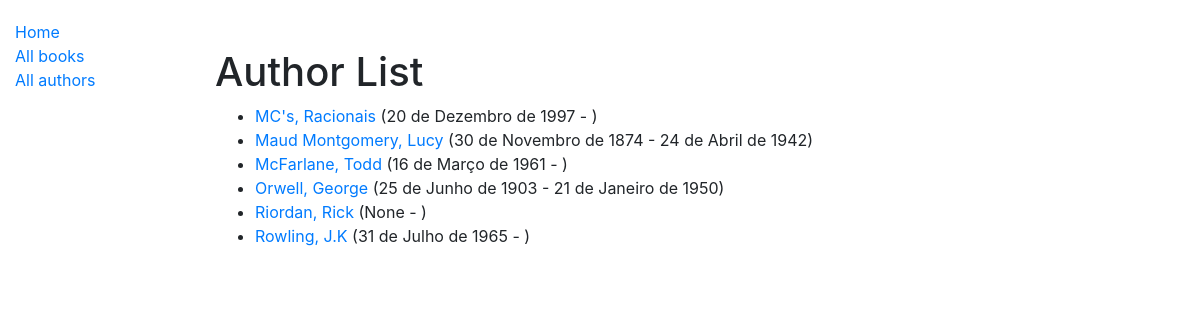
Screenshot of /catalog/authors/ with the database file from the repository.
### catalog/models.py (models this page shows)
class Author(models.Model):
    first_name = models.CharField(max_length=100)
    last_name = models.CharField(max_length=100)
    date_of_birth = models.DateField(null=True, blank=True)
    date_of_death = models.DateField('Died', null=True, blank=True)
    class Meta:
        ordering = ['last_name', 'first_name']
    def get_absolute_url(self):
        return reverse('author-detail', args=[str(self.id)])
    def __str__(self):
        return f'{self.last_name}, {self.first_name}'

### catalog/views.py (the view)
# urls.py: path('authors/', views.AuthorListView.as_view(), name='authors'),
class AuthorListView(generic.ListView):
    model = Author
    paginate_by = 10
    def get_context_data(self, **kwargs):
        context = super(AuthorListView, self).get_context_data(**kwargs)
        context['some_data'] = 'This is just some data'
        return context

### templates/catalog/author_list.html
{% extends "base_generic.html" %}
{% block content %}
<br>
<br>
<h1>Author List</h1>
{% if author_list %}
  <ul>
  {% for author in author_list %}
    <li>
      <a href="{{ author.get_absolute_url }}"> {{ author }}</a> ({{author.date_of_birth}} - {% if author.date_of_death %}{{author.date_of_death}}{% endif %})
    </li>
  {% endfor %}
 </ul>
{% else %}
  <p>There are no authors available.</p>
{% endif %}
{% endblock %}

### rows the page displays
Author: last_name+first_name "MC's, Racionais", date_of_birth "20 de Dezembro de 1997"
Author: last_name+first_name "Maud Montgomery, Lucy", date_of_birth "30 de Novembro de 1874", date_of_death "24 de Abril de 1942"
Author: last_name+first_name "McFarlane, Todd", date_of_birth "16 de Março de 1961"
Author: last_name+first_name "Orwell, George", date_of_birth "25 de Junho de 1903", date_of_death "21 de Janeiro de 1950"
Author: last_name+first_name "Riordan, Rick", date_of_birth "None"
Author: last_name+first_name "Rowling, J.K", date_of_birth "31 de Julho de 1965"
